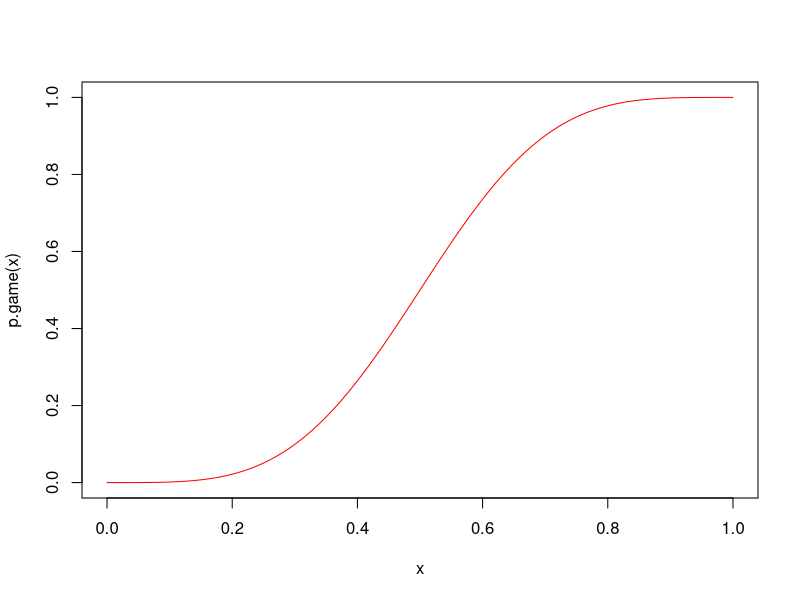
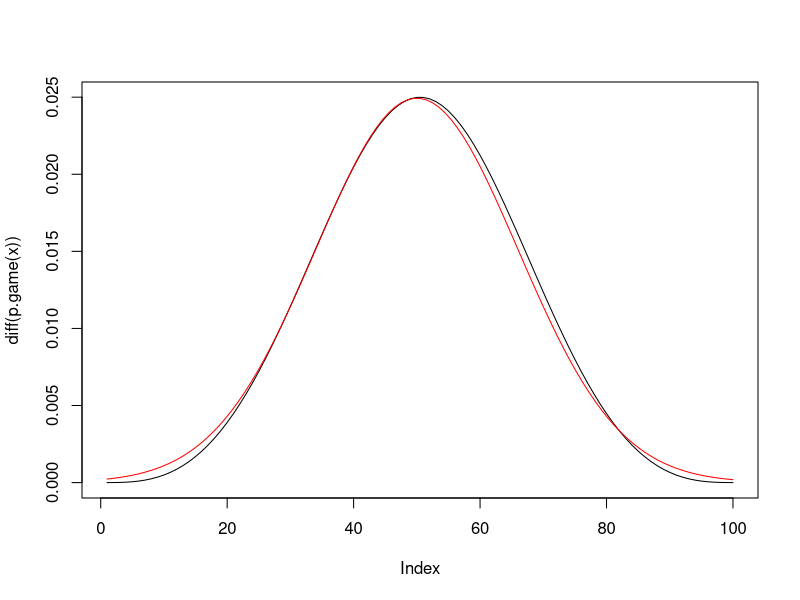

The R source for these figures, in order:

# SIMULATING A TENNIS MATCH

# What variables do we need?

# - probability of each player winning a service point
# --> prb of successful first serve
#       * prb of ace
#       * prb of service winner
#       * prb of win post-rally
#       * prb of lose post-rally
# --> prb of successful second serve
#       * prb of ace
#       * prb of service winner
#       * prb of win post-rally
#       * prb of lose post-rally
# --> else: double fault

# ___________________________________________________________________

# FN game ===========================================================

# probability of winning a game
# as a fn of server's point-winning probability
prb.game <- function(SPP) {
  if (!is.numeric(SPP) | !(SPP>=0 & SPP<=1)) message("Bad val: SPP")
  OPP <- 1 - SPP
  prb <- numeric(4)
  # 40-0, only one way this can happen
  prb[1] <- SPP^4
  # 40-15, four ways this can happen
  prb[2] <- SPP^4 * OPP * 4
  # 40-30, ten ways this can happen (5c2)
  prb[3] <- SPP^4 * OPP^2 * 10
  # 40-40, twenty ways this can happen (6c3)
  prb[4] <- SPP^3 * OPP^3 * 20
  # multiply last by prb of winning deuce
  prb[4] <- prb[4] * (SPP^2 / (SPP^2 + OPP^2))
  # name + return vector
  names(prb) <- c("40-0", "40-15", "40-30", "40-40")
  prb
}
prb.game <- Vectorize(prb.game)
# ^ vector of prbs for four different outcomes

# ___________________________________________________________________

p.game <- function(SPP) {colSums(prb.game(SPP))}
# ^ single number for win probability

# ___________________________________________________________________

# FN tiebreak =======================================================

# the following function returns a data.frame
# that tabulates the possble tiebreak outcomes
# resulting in a win by p1 -- this will be 
# used in conjunction with the point-winning
# probabilities in a later function
gen_TB <- function() {
  
  tb_order <- c(1L,0L,0L,1L,1L,0L,0L,1L,1L,0L,0L,1L)
  # ^ 1 = service point, 0 = return point
  
  # possible winning outcomes for p1
  tb_df <- data.frame(
    p1p = c(7L,7L,7L,7L,7L,7L,6L), # p1 points
    p2p = c(0L,1L,2L,3L,4L,5L,6L)  # p2 points
  )
  
  # tp := total points
  tb_df$tp <- as.integer(rowSums(tb_df))
  
  # tsp := total service points
  tb_df$tsp <- sapply(tb_df$tp, function(p) {
    sum(tb_order[1:p])
  })
  
  # trp := total return points
  tb_df$trp <- tb_df$tp - tb_df$tsp
  
  # indicators for whether last points is serve/return
  tb_df$lps <- tb_order[tb_df$tp]
  tb_df$lpr <- 1L - tb_order[tb_df$tp]
  # set to zero if final score is 6-6
  tb_df$lps[tb_df$p2p == 6L] <- 0L
  tb_df$lpr[tb_df$p2p == 6L] <- 0L
  
  # for each row of tb_df, we want to know
  # all of the different ways the points could be
  # split in terms of service/return points won
  # by p1 and p2
  tb_cases <- lapply(1:7, function(i) {
    r <- tb_df[i,]
    row.names(r) <- NULL
    p1_max_sp <- r$tsp # maximum service points for p1
    p1_min_sp <- r$p1p - r$trp # min service pts for p1
    tmp <- data.frame(p1sp = p1_max_sp:p1_min_sp)
    cbind(r,tmp)
  })
  
  tb_df <- do.call(rbind, tb_cases)
  
  # p1 return pts; p2 service and return pts
  tb_df$p1rp <- tb_df$p1p - tb_df$p1sp
  tb_df$p2sp <- tb_df$tsp - tb_df$p1sp
  tb_df$p2rp <- tb_df$trp - tb_df$p1rp
  
  # to calculate the overall probability of each
  # state, e.g. winning 7-3, we need the number of 
  # combinations of wins that results in that state
  
  # will do this from the POV of p2, but could
  # do it from p1's POV and get equivalent results
  
  # because p2 can't win the last serve if the score
  # is 7-x, we will subtract one point from the 
  # relevant choice set
  tb_df$c_sp <- choose(tb_df$tsp - tb_df$lps, tb_df$p2sp)
  tb_df$c_rp <- choose(tb_df$trp - tb_df$lpr, tb_df$p2rp)
  tb_df$comb <- tb_df$c_sp * tb_df$c_rp
  
  # sum(tb_df$comb) # CHECK: should be 1716
  
  tb_df
  
}

TB <- gen_TB()

# ___________________________________________________________________

# probability of winning a tiebreak
# as a fn of player 1's point-winning probabilities
# SPP := service point probability
# RPP := return point probability
prb.tiebreak <- function(SPP, RPP, X = TB) {
  
  OSPP <- 1 - SPP
  ORPP <- 1 - RPP
  
  tmp <- data.frame(
    SPP = SPP, RPP = RPP,
    OSPP = OSPP, ORPP = ORPP
  )
  
  # add probabilities to table of outcomes
  X <- cbind(tmp, X)
  
  # for each row in the table, compute likelihood
  X$L <- with(X,
    SPP^p1sp * RPP^p1rp * OSPP^p2sp * ORPP^p2rp * comb)
  
  # sum likelihood within each category (7-0, 7-1, etc.)
  X <- aggregate(list(L = X$L), 
                 list(p1p = X$p1p, p2p = X$p2p),
                 sum)
  
  out <- X$L
  
  # need to multiply 6-6 scenario by appropriate factor
  out[7] <- out[7] * 
    (SPP*RPP) / (SPP*RPP + (1-SPP)*(1-RPP))
  
  # rename and return
  names(out) <- paste0(X$p1p,"-",X$p2p)
  out
  
}
prb.tiebreak <- Vectorize(prb.tiebreak)

# ___________________________________________________________________

p.tiebreak <- function(SPP, RPP, TB = TB) {
  colSums(prb.tiebreak(SPP, RPP))
}

# ___________________________________________________________________

# FN set ============================================================

# probability of winning a set 
# as a fn of player 1's point-winning probabilities
# sgp := service game-winning probability
# rgp := return game-winning probability
# also uses p.tiebreak()
prb.set <- function(SPP, RPP) {
  
  sgp <- p.game(SPP)
  rgp <- p.game(RPP)
  osgp <- 1 - sgp # prb of break on p1 serve
  orgp <- 1 - rgp # prb of hold on p2 serve
  prb <- numeric(7)
  
  # assume that p1 serves first (!)
  
  # 6-0, only one way this can happen
  prb[1] <- sgp^3 * rgp^3
  
  # 6-1, two types of ways this can happen:
  #   1st: drop one return point, 3c1
  prb[2] <- sgp^4 * rgp^2 * orgp *        3 +
  #   2nd: drop one service point, 3c1
            sgp^3 * rgp^3 *        osgp * 3
  
  # 6-2, three types of ways this can happen:
  #   1st, drop two return points, 4c2
  prb[3] <- sgp^4 * rgp^2 * orgp^2 *        6 +
  #   3rd, drop one of each, 4c1^2
            sgp^3 * rgp^3 * orgp * osgp *  16 +
  #   2nd, drop two service points, 4c2
            sgp^2 * rgp^4 *        osgp^2 * 6
  
  # 6-3, four types of ways this can happen:
  #   1st, drop 3R and 0S
  prb[4] <- sgp^5 * rgp^1 * orgp^3 *           4 +
  #   2nd, drop 2R and 1S
            sgp^4 * rgp^2 * orgp^2 * osgp   * 30 +
  #   3rd, drop 1R and 2S
            sgp^3 * rgp^3 * orgp   * osgp^2 * 40 +
  #   4th, drop 0R and 3S
            sgp^2 * rgp^4 * orgp^3 *          10
  
  # 6-4, five types of ways this can happen:
  #   1st, drop 4R and 0S
  prb[5] <- sgp^5 * rgp^1 * orgp^4 *            5 +
  #   2nd, drop 3R and 1S
            sgp^4 * rgp^2 * orgp^3 * osgp   *  50 +
  #   3rd, drop 2R and 2S
            sgp^3 * rgp^3 * orgp^2 * osgp^2 * 100 +
  #   4th, drop 1R and 3S
            sgp^2 * rgp^4 * orgp   * osgp^3 *  50 +
  #   5th, drop 0R and 4S
            sgp^1 * rgp^5 *          osgp^4 *   5
  
  # 7-5, six types of ways this can happen:
  #   1st, drop 5R and 0S
  prb[6] <- sgp^6 * rgp^1 * orgp^5 *            6 +
  #   2nd, drop 4R and 1S
            sgp^5 * rgp^2 * orgp^4 * osgp   *  90 +
  #   3rd, drop 3R and 2S
            sgp^4 * rgp^3 * orgp^3 * osgp^2 * 300 +
  #   4th, drop 2R and 3S
            sgp^3 * rgp^4 * orgp^2 * osgp^3 * 300 +
  #   5th, drop 1R and 4S
            sgp^2 * rgp^5 * orgp^1 * osgp^4 *  90 +
  #   6th, drop 0R and 5S
            sgp^1 * rgp^6 * orgp^0 * osgp^5 *   6
  
  # 6-6, seven types of ways this can happen:
  #   1st, drop 6R and 0S
  prb[7] <- sgp^6 *         orgp^6 *            1 +
  #   2nd, drop 5R and 1S
            sgp^5 * rgp   * orgp^5 * osgp   *  36 +
  #   3rd, drop 4R and 2S
            sgp^4 * rgp^2 * orgp^4 * osgp^2 * 225 +
  #   4th, drop 3R and 3S
            sgp^3 * rgp^3 * orgp^3 * osgp^3 * 400 +
  #   5th, drop 2R and 4S
            sgp^2 * rgp^4 * orgp^2 * osgp^4 * 225 +
  #   6th, drop 1R and 5S
            sgp   * rgp^5 * orgp   * osgp^5 *  36 +
  #   7th, drop 0R and 6S
                    rgp^6 *          osgp^6 *   1
  
  # multiply last by chance of winning tiebreak
  prb[7] <- prb[7] * p.tiebreak(SPP, RPP)
  
  # name + return vector
  names(prb) <- c("6-0", "6-1", "6-2", "6-3", "6-4", "7-5", "tb")
  prb
  
}

prb.set(0.7,0.6)
sum(prb.set(0.7,0.6)) # V BAD !!!!!!!!!!!!!!!!!!!!!!!!!!!!!!!!!

# ___________________________________________________________________

# SANDBOX ===========================================================

# who wins a deuce? -------------------------------------------------

p <- 0.8

res <- sapply(1:100000, function(i) {
  x <- 0L
  while (abs(x) < 2L) {
    x <- x + sample(c(-1L, 1L), 1, prob = c(1-p,p))
  }
  x
})

a <- sum(res[res>0]) / 2
b <- sum(res[res<0]) / -2
a / (a+b)
p^2 / (p^2 + (1-p)^2)

rm(p,res,a,b)

# who wins a 6-6 tiebreak? ------------------------------------------

sp <- 0.8
rp <- 0.6

order <- c(1L,0L,0L,1L)

res <- sapply(1:200000, function(i) {
  x <- 0L
  t <- 0L
  while (abs(x) < 2L) {
    serve <- order[(t %% 4) + 1L] == 1L
    if (serve) {
      d <- sample(c(-1L,1L), 1, prob = c(1-sp,sp))
    } else {
      d <- sample(c(-1L,1L), 1, prob = c(1-rp,rp))
    }
    x <- x + d
    t <- t + 1L
  }; x/2L
})

a <- sum(res[res>0])
b <- -sum(res[res<0])
a / (a+b)
(sp*rp) / (sp*rp + (1-sp)*(1-rp))
# ^ close enough for me

rm(sp,rp,order,res,a,b)

# test game functions -----------------------------------------------

prb.game(0.6)
prb.game(c(0.6,0.7))
prb.game(0.6) + prb.game(0.4) # sum to 1
prb.game(0.9) + prb.game(0.1)
p.game(0.6)
p.game(0.8)
p.game(c(0.6,0.7))
p.game(0.6) + p.game(0.4)

x <- 0:100/100

plot(x, p.game(x), t = "l", col = "red")

# looks good!

# interesting how close fn is to normal CDF

fn <- function(x) dnorm(x, mean = 50, sd = 16)
plot(diff(p.game(x)), t = "l")
curve(fn, add = TRUE, col = "red")
rm(fn)


# test tiebreak functions -------------------------------------------

prb.tiebreak(0.8, 0.6)
prb.tiebreak(0.8, 0.6)
prb.tiebreak(c(0.8, 0.5), c(0.6,0.5))

p.tiebreak(0.7,0.6)
p.tiebreak(0.5,0.5) # 50% exactly (!)


# check no. of combinations -----------------------------------------

L <- lapply(1:12, function(i) 0:1)
X <- do.call(expand.grid, L)

sum(rowSums(X) == 6)
sum(rowSums(X) == 7)
924 + 792

X <- X[rowSums(X) %in% 6:7,]

Y <- apply(X, 1, cumsum)
Y <- t(Y)
head(X)
head(Y)
W <- apply(Y, 1, function(r) min(c(99,which(r == 7))))
table(W)
